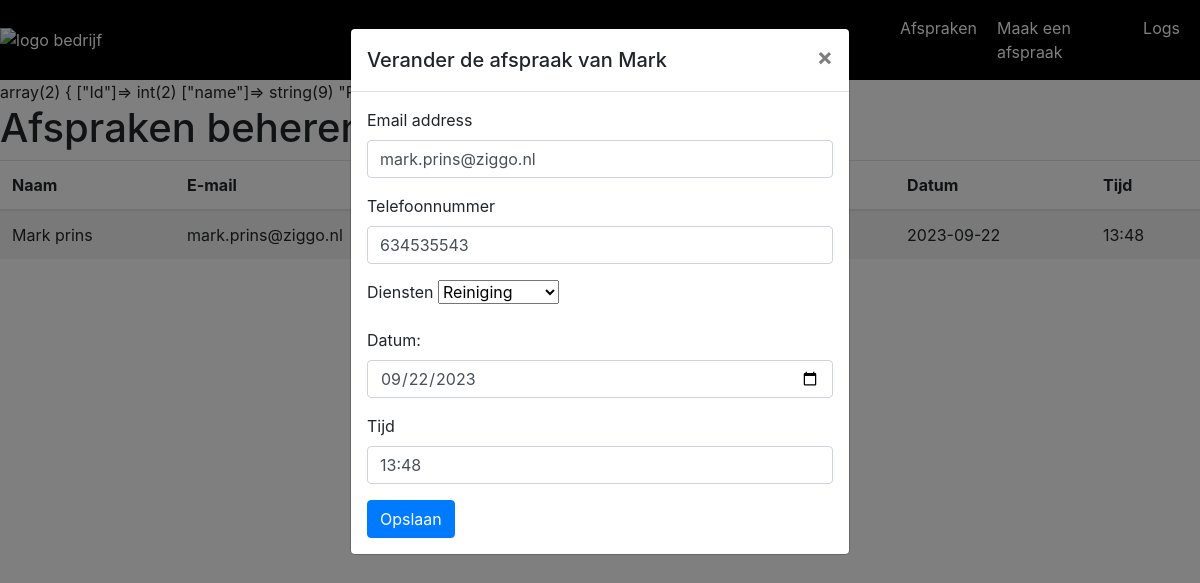
The page /update.php?id=55 on the database its author committed.
### tables this page shows
CREATE TABLE `users` (
  `Id` int(11) NOT NULL,
  `firstName` text NOT NULL,
  `lastName` text NOT NULL,
  `phoneNumber` int(11) NOT NULL,
  `email` text NOT NULL,
  `ipAdress` int(11) NOT NULL
);

CREATE TABLE `appointments` (
  `Id` int(11) NOT NULL,
  `userId` int(11) NOT NULL,
  `date` date NOT NULL,
  `time` time NOT NULL,
  `serviceId` int(11) NOT NULL
);

CREATE TABLE `services` (
  `Id` int(11) NOT NULL,
  `name` text NOT NULL
);

### Update.php (the view, shortened to what this page needs)
<?php
require_once('header.php');
$appointmentId = $_GET["id" ];
$query = "SELECT * FROM appointments WHERE Id =$appointmentId";
$statement = $conn->prepare($query);
$statement->execute();
$appointment = $statement->fetch(PDO::FETCH_ASSOC);
$appointmentuserId = $appointment["userId"];
$query = "SELECT * FROM users WHERE Id =$appointmentuserId";
$statement = $conn->prepare($query);
$statement->execute();
$user = $statement->fetch(PDO::FETCH_ASSOC);
$serviceId = $appointment["serviceId"];
$query = "SELECT * FROM services WHERE Id =$serviceId";
$statement = $conn->prepare($query);
$statement->execute();
$service = $statement->fetch(PDO::FETCH_ASSOC);
$query = "SELECT * FROM services";
$statement = $conn->prepare($query);
$statement->execute();
$services = $statement->fetchAll(PDO::FETCH_ASSOC);
?>
<!DOCTYPE html>
<html lang="en">
<?php
var_dump($service);
require_once('header.php');
?>
<body>
    <h1>Afspraken beheren</h1>
    <table class="table table-striped">
        <thead>
            <tr>
                <th>Naam</th>
                <th>E-mail</th>
                <th>Telefoonnummer</th>
                <th>Dienst</th>
                <th>Datum</th>
                <th>Tijd</th>
            </tr>
        </thead>
        <tbody>
                <tr>
                    <td><?php echo $user['firstName'] . ' ' . $user['lastName']; ?></td>
                    <td><?php echo $user['email']; ?></td>
                    <td><?php echo $user['phoneNumber']; ?></td>
                    <td><?php echo $service['name']; ?></td>
                    <td><?php echo $appointment['date']; ?></td>
                    <td><?php echo date('H:i', strtotime($appointment['time'])); ?></td>
                </tr>
        </tbody>
    </table>
    <link rel="stylesheet" href="https://stackpath.bootstrapcdn.com/bootstrap/4.5.2/css/bootstrap.min.css">
    <div class="modal fade" id="editModal" tabindex="-1" role="dialog" aria-labelledby="editModalLabel" aria-hidden="true">
        <div class="modal-dialog" role="document">
            <div class="modal-content">
                <div class="modal-header">
                    <h5 class="modal-title" id="editModalLabel">Verander de afspraak van <?php echo $user['firstName']; ?></h5>
                    <button type="button" class="close" data-dismiss="modal" aria-label="Close">
                        <span aria-hidden="true">&times;</span>
                    </button>
                </div>
                <div class="modal-body">
                    <form method="POST" action="Action.php">
                        <div class="form-group">
                            <label>Email address</label>
                            <input type="email" class="form-control" id="email" name="email" value="<?php echo $user['email'] ?>" placeholder="E-mail">
                        </div>
                        <div class="form-group">
                            <label>Telefoonnummer</label>
                            <input type="text" class="form-control" id="telefoon" name="phoneNumber" value="<?php echo $user['phoneNumber'] ?>" placeholder="Telefoonnummer">
                        </div>
                        <div class="form-group">
                            <label>Diensten</label>
                            <select name="service" id="diensten">
                                 <option value="<?php echo $service['Id'];  ?>"><?php echo $service['name']; ?></option>
                            </select>
                        </div>
                        <div class="form-group">
                            <label for="datum">Datum:</label>
                            <input type="date" class="form-control" id="datum" name="date" value="<?php echo $appointment['date']; ?>" min="<?php echo date('Y-m-d', strtotime('+0 day')); ?>">
                        </div>
                        <div class="form-group">
                            <label>Tijd</label>
                            <?php
                            $formattedTime = date('H:i', strtotime($appointment['time']));
                            ?>
                            <input type="text" class="form-control" name="time" id="tijd" value="<?php echo $formattedTime; ?>" placeholder="Vul hier uw tijd in">
                        </div>
                        <button type="submit" class="btn btn-primary">Opslaan</button>
                    </form>
                </div>
            </div>
        </div>
    </div>
</body>
</html>

### rows shown on the page
users: firstName "Mark", lastName "prins", email "mark.prins@ziggo.nl", phoneNumber "634535543"
appointments: date "2023-09-22", time "13:48", date "09/22/2023"
services: service "Reiniging"
